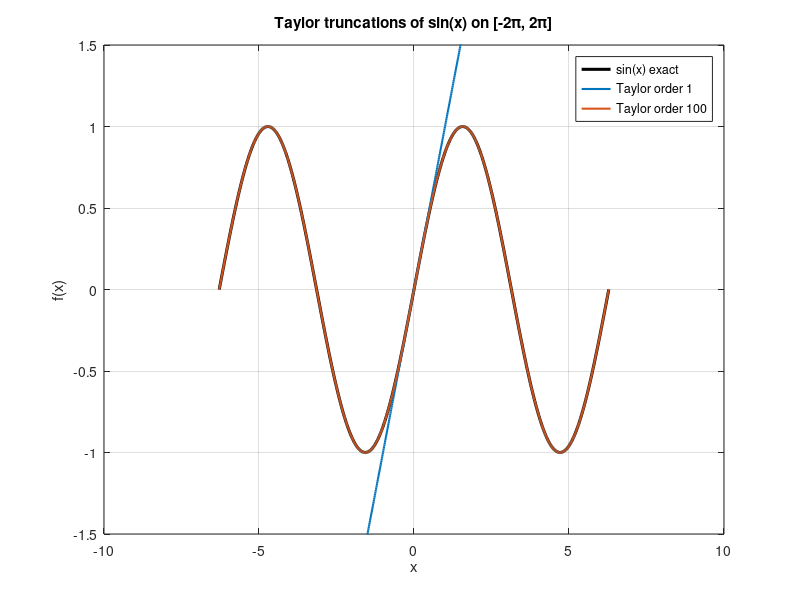

Source code (MATLAB):
%% 01_taylor_sin_1D.m
%  Plot sin(x) and its Taylor truncations of order 1 and order 100.
%  (Derived from test_Taylor_fuctionsinus.m)
%
%  Pedagogical message:
%   - low order -> visible divergence outside a small interval
%   - very high order -> machine precision dominates; eventually overflow
%
%  Author : M. JANANE ALLAH (Medium Article 1, FDM Fundamentals)

clc; close all;

%% Domain and exact reference
x       = linspace(-2*pi, 2*pi, 1000);
f_exact = sin(x);

%% Truncation orders to test
orders = [1, 100];

%% Plot
figure('Color', 'w', 'Position', [100 100 900 500]);
hold on; grid on; box on;
plot(x, f_exact, 'k', 'LineWidth', 2.2, 'DisplayName', 'sin(x) exact');

colors = {[0 0.45 0.74], [0.85 0.33 0.10]};
for idx = 1:length(orders)
    n        = orders(idx);
    f_taylor = zeros(size(x));
    for k = 0:floor(n/2)
        f_taylor = f_taylor + (-1)^k * x.^(2*k+1) / factorial(2*k+1);
    end
    plot(x, f_taylor, 'LineWidth', 1.5, 'Color', colors{idx}, ...
         'DisplayName', sprintf('Taylor order %d', n));
end

ylim([-1.5, 1.5]);
xlabel('x');
ylabel('f(x)');
title('Taylor truncations of sin(x) on [-2\pi, 2\pi]');
legend('Location', 'best');

%% Optional save
% print(gcf, '../figures/fig1_taylor_sin_1D.png', '-dpng', '-r150');
